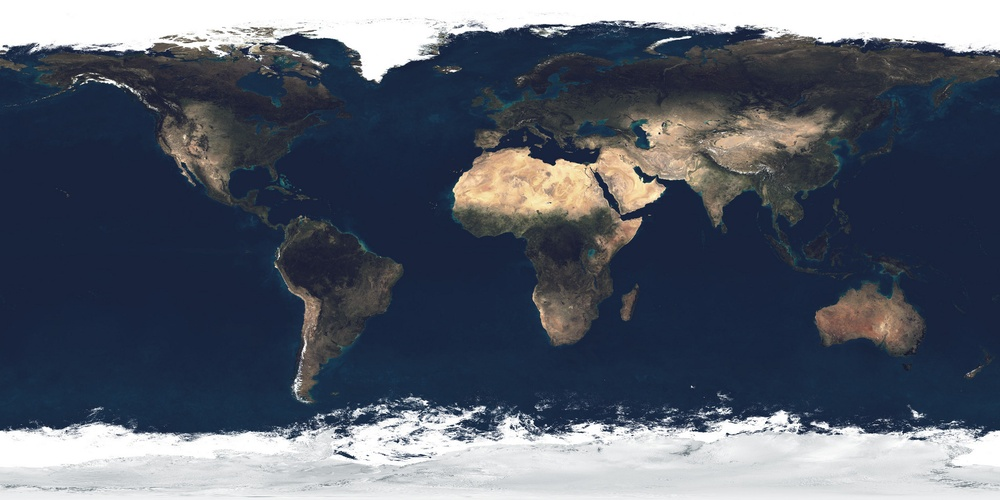
//> input picture drafts/imageLoader/earth_atmos_2048.jpg, 1000 x 500 px, shrunk from 2048 x 1024 before the run
$ ./main ../../drafts/imageLoader/earth_atmos_2048.jpg ../../drafts/imageLoader/earth_normal_2048.jpg 3   (built with g++ and OpenCV 4)
//> lines starting //> are read from the running program, lines starting //| are printed output that depends on the picture
#include <opencv2/features2d.hpp>
#include <opencv2/calib3d.hpp>      // <- declaramos findHomography
#include <opencv2/imgproc.hpp>
#include <opencv2/highgui.hpp>
#include "opencv2/xfeatures2d.hpp"
#include <iostream>
#include <chrono>

using namespace std;
using namespace cv;
using namespace cv::xfeatures2d;
using std::cout;
using std::endl;
const float inlier_threshold = 2.5f; // Distance threshold to identify inliers with homography check
const float nn_match_ratio = 0.8f;   // Nearest neighbor matching ratio

int main(int argc, char* argv[]) {

	// Iniciação do calculo de tempo
	using std::chrono::high_resolution_clock;
    using std::chrono::duration_cast;
    using std::chrono::duration;
    using std::chrono::milliseconds;
	auto t1 = high_resolution_clock::now();

	// O parâmetro de homografia foi substituído por um limiar
    CommandLineParser parser(argc, argv,
                             "{@img1 | 16.bmp | input image 1}"
                             "{@img2 | 17.bmp | input image 2}"
                             //"{@minH | 400    | input threshold size}"
                             "{@size | 3      | input threshold size}");

    // Imprimimos os parâmetros fornecidos
    cout << "img1 = " << parser.get<String>("@img1")
         << "\nimg2 = " << parser.get<String>("@img2")
         //<< "\nminH = " << parser.get<String>("@minH")
         << "\nsize = " << parser.get<String>("@size") << "\n";

    auto t2 = high_resolution_clock::now();

    /* Getting number of milliseconds as a double. */
    duration<double, std::milli> ms_double = t2 - t1;

	cout <<"Abrindo os arquivos= "
		 << ms_double.count() << "ms\n";

    t1 = high_resolution_clock::now();

	// Não usaremos as imagens de exemplo do opencv
    Mat img1 = imread( parser.get<String>("@img1"), IMREAD_GRAYSCALE);
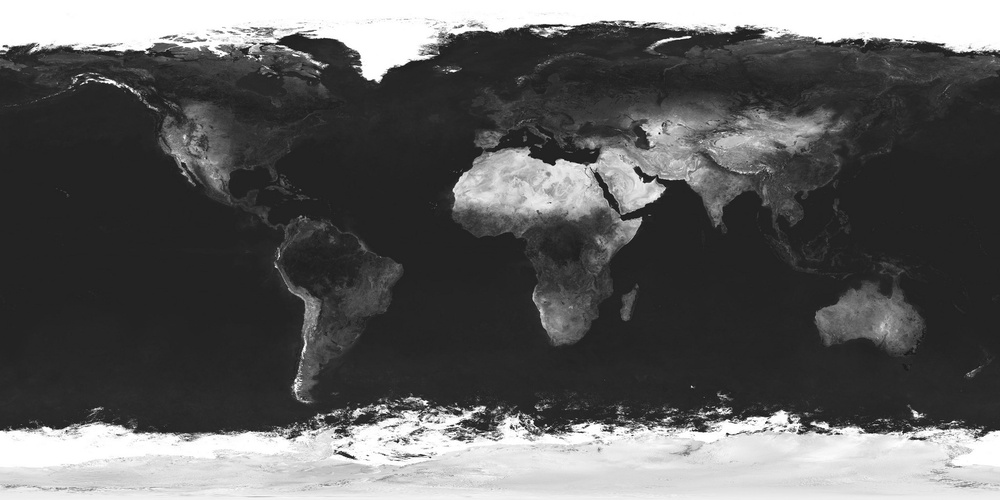
//> img1: 500 rows x 1000 cols, CV_8UC1; min 6, max 255, mean 93.6
    Mat img2 = imread( parser.get<String>("@img2"), IMREAD_GRAYSCALE);
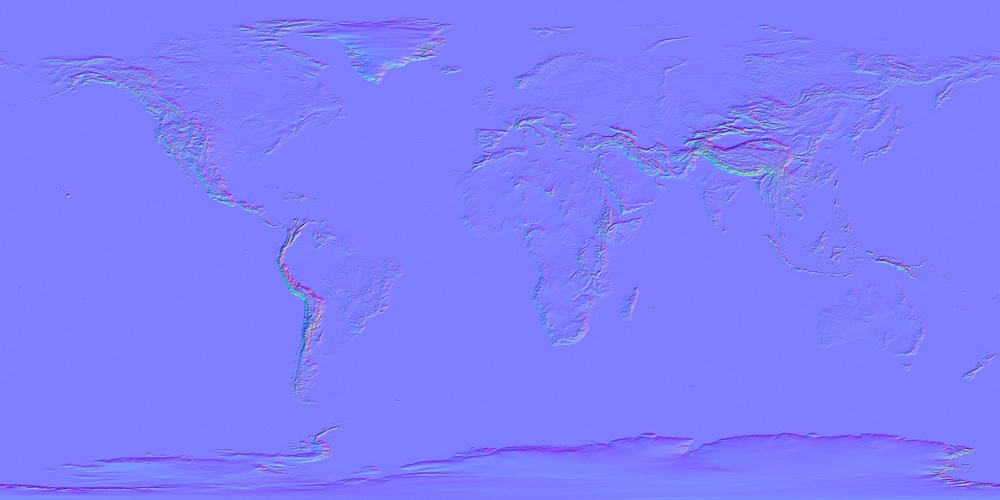
//> input picture drafts/imageLoader/earth_normal_2048.jpg, 1000 x 500 px, shrunk from 2048 x 1024 before the run
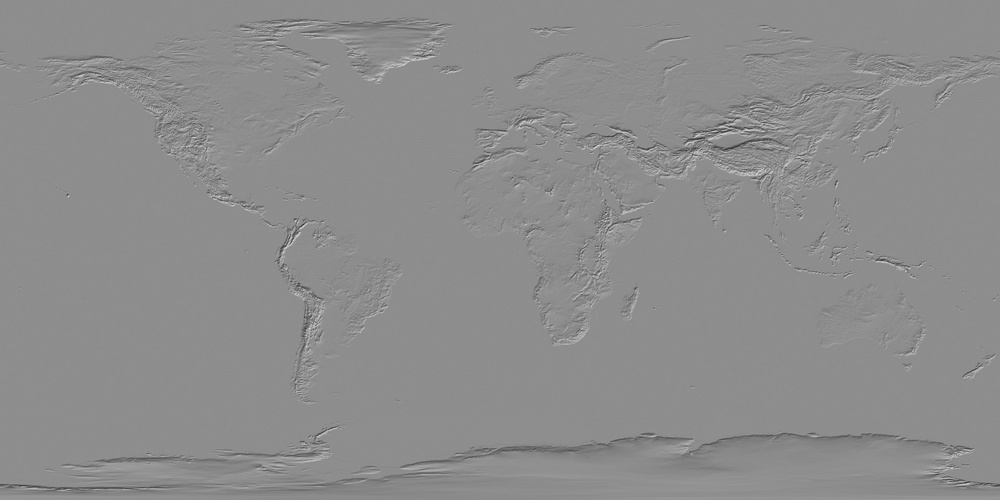
//> img2: 500 rows x 1000 cols, CV_8UC1; min 47, max 217, mean 140.7
    //int minH = parser.get<int>("@minH");
    double tsize = parser.get<double>("@size");
    if ( img1.empty() || img2.empty() )
    {
        cout << "Could not open or find the image!\n" << endl;
        parser.printMessage();
        return -1;
    }

    t2 = high_resolution_clock::now();

    /* Getting number of milliseconds as a double. */
    ms_double = t2 - t1;

    cout <<"Lendo os arquivos= "
		 << ms_double.count() << "ms\n";

    // A matriz homográfica não é mais carregada de um arquivo
    //Mat homography;
    //FileStorage fs( samples::findFile( parser.get<String>("@homography") ), FileStorage::READ);
    //fs.getFirstTopLevelNode() >> homography;

    t1 = high_resolution_clock::now();

    // O código segue o mesmo do tutorial com AKAZE
    vector<KeyPoint> kpts1, kpts2;
    Mat desc1, desc2;
    Ptr<SIFT> SIFT = SIFT::create();
    SIFT->detectAndCompute(img1, noArray(), kpts1, desc1);
//> kpts1 = 1387 keypoints; strongest (x, y, size): (727, 434, 2.1), (397, 441, 2.2), (511, 427, 2.4), (353, 457, 2.4)
    SIFT->detectAndCompute(img2, noArray(), kpts2, desc2);
//> kpts2 = 172 keypoints; strongest (x, y, size): (721, 127, 1.9), (698, 135, 2.8), (697, 139, 1.9), (618, 131, 1.9)
    BFMatcher matcher(NORM_L2);
    vector< vector<DMatch> > nn_matches;
    matcher.knnMatch(desc1, desc2, nn_matches, 2);
//> nn_matches = 1387 matches
    vector<KeyPoint> matched1, matched2;
    for(size_t i = 0; i < nn_matches.size(); i++) {
        DMatch first = nn_matches[i][0];
        float dist1 = nn_matches[i][0].distance;
        float dist2 = nn_matches[i][1].distance;
        if(dist1 < nn_match_ratio * dist2) {
            matched1.push_back(kpts1[first.queryIdx]);
            matched2.push_back(kpts2[first.trainIdx]);
        }
    }
//> this loop made 1387 passes
//> (dist1, dist2) on passes 1 to 3: (393.2, 417.5), (402, 419.5), (437.5, 446.7)

    t2 = high_resolution_clock::now();

    /* Getting number of milliseconds as a double. */
    ms_double = t2 - t1;

    cout <<"Detect and Compute= "
		 << ms_double.count() << "ms\n";

    t1 = high_resolution_clock::now();

    // Computamos a matriz homográfica usando os pontos correlatos
    vector<Point2f> mpts1, mpts2;
    KeyPoint::convert(matched1,mpts1);
//> mpts1 = 21 Points (x, y), first 12: [72.18, 488.2], [109.8, 81.38], [109.8, 81.38], [202.8, 162.8], [253.3, 33.89], [306.6, 401.7], [313.8, 322.7], [357.8, 409.4], [416.4, 453.9], [477.8, 177.9], [490.6, 140.2], [538.2, 203.2]
    KeyPoint::convert(matched2,mpts2);
//> mpts2 = 21 Points (x, y), first 12: [188.6, 460], [747, 173.9], [747, 173.9], [223.3, 185.3], [294, 129.1], [581.2, 335.3], [685.1, 450.1], [685.1, 450.1], [277.5, 254.9], [223.3, 185.3], [223.3, 185.3], [685.1, 450.1]
    Mat homography = findHomography(mpts1,mpts2,RANSAC, tsize);
//> homography = [[-0.0299, -0.443, 220.8], [-0.0346, -0.361, 185.4], [-0.000161, -0.002, 1]]

    t2 = high_resolution_clock::now();

    /* Getting number of milliseconds as a double. */
    ms_double = t2 - t1;

    cout <<"Homography= "
		 << ms_double.count() << "ms\n";

    t1 = high_resolution_clock::now();

    // O código segue o mesmo do tutorial com AKAZE
    vector<DMatch> good_matches;
    vector<KeyPoint> inliers1, inliers2;
    for(size_t i = 0; i < matched1.size(); i++) {
        Mat col = Mat::ones(3, 1, CV_64F);
        col.at<double>(0) = matched1[i].pt.x;
        col.at<double>(1) = matched1[i].pt.y;
        col = homography * col;
        col /= col.at<double>(2);
        double dist = sqrt( pow(col.at<double>(0) - matched2[i].pt.x, 2) +
                            pow(col.at<double>(1) - matched2[i].pt.y, 2));
        if(dist < inlier_threshold) {
            int new_i = static_cast<int>(inliers1.size());
            inliers1.push_back(matched1[i]);
            inliers2.push_back(matched2[i]);
            good_matches.push_back(DMatch(new_i, new_i, 0));
        }
    }
//> this loop made 21 passes
//> (col, dist) on passes 1 to 12: ([188.9, 460.1, 1], 0.278), ([221.4, 185.6, 1], 525.7), ([221.4, 185.6, 1], 525.7), ([222.2, 186, 1], 1.31), ([222.4, 184.3, 1], 90.45), ([227.6, 198.5, 1], 379.2), ([224.7, 189.5, 1], 529), ([231, 199.5, 1], 518.6), ([276.7, 254.2, 1], 0.981), ([225, 184, 1], 2.17), ([224.7, 183.5, 1], 2.3), ([226, 183.7, 1], 530.8)

    t2 = high_resolution_clock::now();

    /* Getting number of milliseconds as a double. */
    ms_double = t2 - t1;

    cout <<"Correlatos= "
		 << ms_double.count() << "ms\n";

    t1 = high_resolution_clock::now();

    Mat res;
    drawMatches(img1, inliers1, img2, inliers2, good_matches, res);
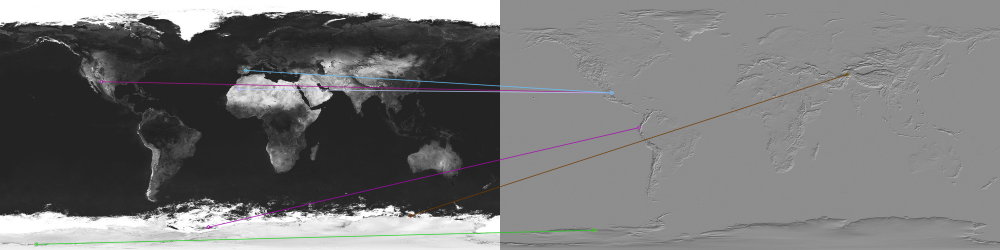
//> res: 500 rows x 2000 cols, CV_8UC3 (shown at 1/2 size); mean B, G, R 117.2, 117.1, 117.1
    imwrite("SIFT_result.png", res);

    t2 = high_resolution_clock::now();

    /* Getting number of milliseconds as a double. */
    ms_double = t2 - t1;

    cout <<"Draw matches= "
		 << ms_double.count() << "ms\n";

    double inlier_ratio = inliers1.size() / (double) matched1.size();
//> inlier_ratio = 0.286
    cout << "SIFT Matching Results" << endl;
    cout << "*******************************" << endl;
    cout << "# Keypoints 1:                        \t" << kpts1.size() << endl;
//| # Keypoints 1:                        	1387
    cout << "# Keypoints 2:                        \t" << kpts2.size() << endl;
//| # Keypoints 2:                        	172
    cout << "# Matches:                            \t" << matched1.size() << endl;
//| # Matches:                            	21
    cout << "# Inliers:                            \t" << inliers1.size() << endl;
//| # Inliers:                            	6
    cout << "# Inliers Ratio:                      \t" << inlier_ratio << endl;
//| # Inliers Ratio:                      	0.285714
    cout << endl;
    //imshow("result", res);
    waitKey();
    return 0;
}
